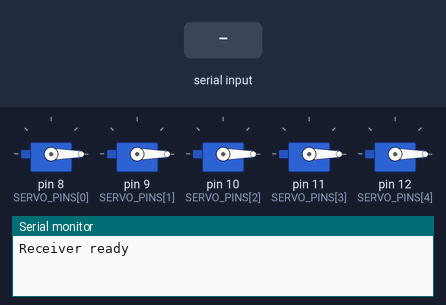
Simulated run of this sketch. Board: Arduino Uno, built with avr-gcc and run on an emulated ATmega328P. On the bench: 5 × servo, the last lines printed to the serial monitor. The inputs (shaded band) are chosen by the test bench.

Above: at 1.2 s.
1.3 s: "90,45\n" received over the second serial link
At 1.8 s:
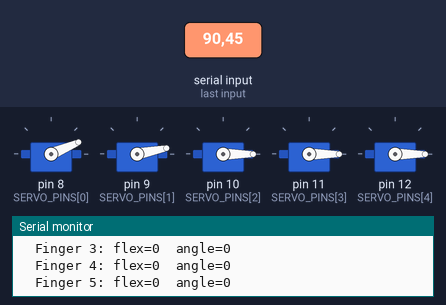
2.8 s: "200\n" received over the second serial link
At 4.0 s:
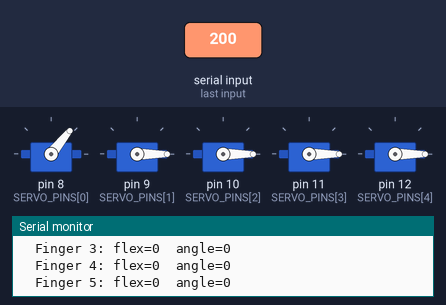
4.3 s: "30,150\n" received over the second serial link
At 5.3 s:
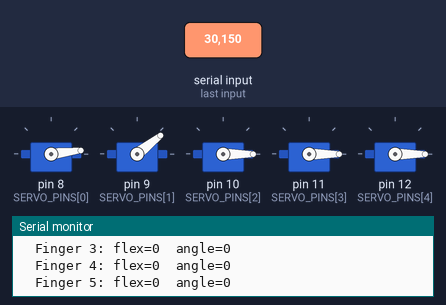
5.8 s: ",\n" received over the second serial link
At 6.4 s:
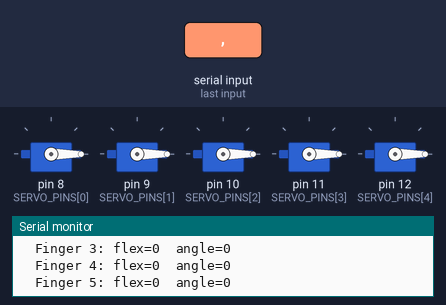
Timing chart, 0 to 8.3 s (numbered marks = the images above; inputs shaded):
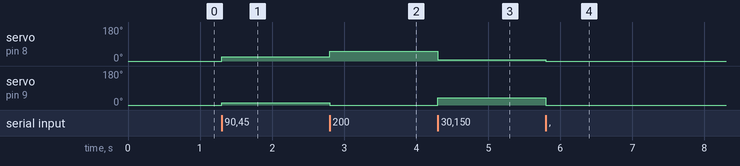

The sketch:

receiver_servo_hm10.ino
```cpp
// ============================================================
//  RECEIVER
//  HM-10 on pins 2 (RX) & 3 (TX)  |  5 Servos on pins 8–12
//  Parses comma-separated flex values and drives each servo
//  Format expected: "512,490,323,601,450\n"
// ============================================================

#include <SoftwareSerial.h>
#include <Servo.h>

SoftwareSerial BLE(2, 3);   // RX, TX

const int SERVO_PINS[5] = {8, 9, 10, 11, 12};
Servo servos[5];

const int FLEX_MIN = 0;
const int FLEX_MAX = 700;

void setup() {
  Serial.begin(9600);
  BLE.begin(9600);

  for (int i = 0; i < 5; i++) {
    servos[i].attach(SERVO_PINS[i]);
    servos[i].write(0);        // Start all servos at 0°
  }

  Serial.println("Receiver ready");
}

void loop() {
  if (BLE.available()) {
    String incoming = BLE.readStringUntil('\n');
    incoming.trim();

    if (incoming.length() > 0) {
      Serial.print("Received: ");
      Serial.println(incoming);

      // Parse comma-separated values into an array
      int fingers[5] = {0};
      int fingerIndex = 0;
      int lastComma = -1;

      for (int i = 0; i <= (int)incoming.length() && fingerIndex < 5; i++) {
        if (i == (int)incoming.length() || incoming.charAt(i) == ',') {
          // Slice the substring between the last comma and this one
          String token = incoming.substring(lastComma + 1, i);
          fingers[fingerIndex++] = token.toInt();
          lastComma = i;
        }
      }

      // Drive each servo from its parsed flex value
      for (int i = 0; i < 5; i++) {
        int flexValue = constrain(fingers[i], FLEX_MIN, FLEX_MAX);
        int angle     = map(flexValue, FLEX_MIN, FLEX_MAX, 0, 180);
        servos[i].write(angle);

        Serial.print("  Finger ");
        Serial.print(i + 1);
        Serial.print(": flex=");
        Serial.print(flexValue);
        Serial.print("  angle=");
        Serial.println(angle);
      }
    }
  }
}
```

Measured:
- after the input at 1.3 s, servo on pin 8 (SERVO_PINS[0]): 0° → 23° at once; servo on pin 9 (SERVO_PINS[1]): 0° → 11° at once
- after the input at 2.8 s, servo on pin 8 (SERVO_PINS[0]): 23° → 51° at once; servo on pin 9 (SERVO_PINS[1]): 11° → 0° at once
- after the input at 4.3 s, servo on pin 8 (SERVO_PINS[0]): 51° → 7° at once; servo on pin 9 (SERVO_PINS[1]): 0° → 38° at once
- after the input at 5.8 s, servo on pin 8 (SERVO_PINS[0]): 7° → 0° at once; servo on pin 9 (SERVO_PINS[1]): 38° → 0° at once
